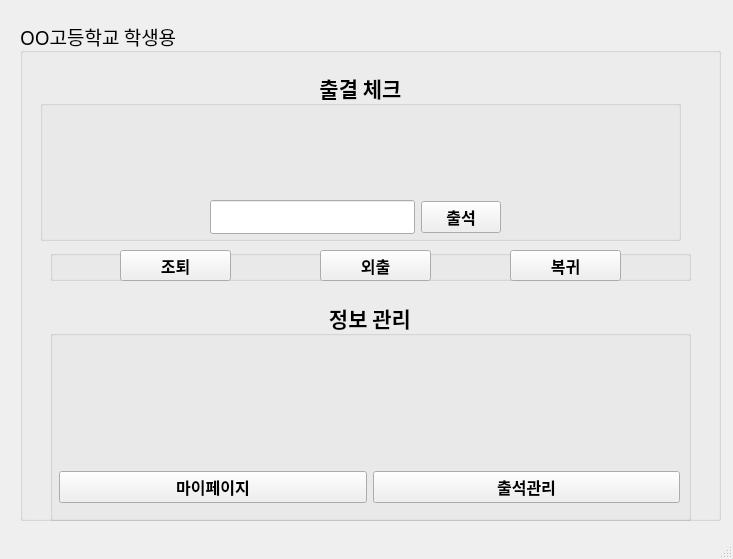
<?xml version="1.0" encoding="UTF-8"?>
<ui version="4.0">
 <class>MainWindow</class>
 <widget class="QMainWindow" name="MainWindow">
  <property name="geometry">
   <rect>
    <x>0</x>
    <y>0</y>
    <width>733</width>
    <height>559</height>
   </rect>
  </property>
  <property name="font">
   <font>
    <family>D2Coding</family>
    <pointsize>14</pointsize>
    <weight>75</weight>
    <bold>true</bold>
   </font>
  </property>
  <property name="windowTitle">
   <string>OO고등학교 출결관리앱</string>
  </property>
  <property name="animated">
   <bool>false</bool>
  </property>
  <widget class="QWidget" name="centralwidget">
   <widget class="QWidget" name="verticalLayoutWidget">
    <property name="geometry">
     <rect>
      <x>20</x>
      <y>20</y>
      <width>701</width>
      <height>501</height>
     </rect>
    </property>
    <layout class="QVBoxLayout" name="verticalLayout">
     <item>
      <layout class="QHBoxLayout" name="horizontalLayout">
       <item>
        <widget class="QGroupBox" name="groupBox">
         <property name="font">
          <font>
           <weight>50</weight>
           <bold>false</bold>
          </font>
         </property>
         <property name="contextMenuPolicy">
          <enum>Qt::CustomContextMenu</enum>
         </property>
         <property name="layoutDirection">
          <enum>Qt::LeftToRight</enum>
         </property>
         <property name="autoFillBackground">
          <bool>false</bool>
         </property>
         <property name="title">
          <string>OO고등학교 학생용</string>
         </property>
         <property name="alignment">
          <set>Qt::AlignLeading|Qt::AlignLeft|Qt::AlignVCenter</set>
         </property>
         <property name="flat">
          <bool>false</bool>
         </property>
         <property name="checkable">
          <bool>false</bool>
         </property>
         <widget class="QGroupBox" name="groupBox_2">
          <property name="geometry">
           <rect>
            <x>20</x>
            <y>50</y>
            <width>641</width>
            <height>171</height>
           </rect>
          </property>
          <property name="font">
           <font>
            <pointsize>16</pointsize>
            <weight>75</weight>
            <bold>true</bold>
           </font>
          </property>
          <property name="title">
           <string>출결 체크</string>
          </property>
          <property name="alignment">
           <set>Qt::AlignCenter</set>
          </property>
          <property name="flat">
           <bool>false</bool>
          </property>
          <property name="checkable">
           <bool>false</bool>
          </property>
          <widget class="QWidget" name="horizontalLayoutWidget_3">
           <property name="geometry">
            <rect>
             <x>170</x>
             <y>30</y>
             <width>291</width>
             <height>91</height>
            </rect>
           </property>
           <layout class="QHBoxLayout" name="horizontalLayout_3"/>
          </widget>
          <widget class="QLabel" name="LabelAtdcheck">
           <property name="geometry">
            <rect>
             <x>170</x>
             <y>30</y>
             <width>289</width>
             <height>89</height>
            </rect>
           </property>
           <property name="text">
            <string/>
           </property>
           <property name="pixmap">
            <pixmap>../image/다운로드 (6).png</pixmap>
           </property>
           <property name="alignment">
            <set>Qt::AlignCenter</set>
           </property>
          </widget>
          <widget class="QWidget" name="horizontalLayoutWidget_2">
           <property name="geometry">
            <rect>
             <x>170</x>
             <y>130</y>
             <width>291</width>
             <height>34</height>
            </rect>
           </property>
           <layout class="QHBoxLayout" name="horizontalLayout_2">
            <item>
             <widget class="QLineEdit" name="input_number"/>
            </item>
            <item>
             <widget class="QPushButton" name="btn_submit">
              <property name="font">
               <font>
                <pointsize>12</pointsize>
               </font>
              </property>
              <property name="text">
               <string>출석</string>
              </property>
             </widget>
            </item>
           </layout>
          </widget>
         </widget>
         <widget class="QGroupBox" name="groupBox_3">
          <property name="geometry">
           <rect>
            <x>30</x>
            <y>230</y>
            <width>641</width>
            <height>31</height>
           </rect>
          </property>
          <property name="title">
           <string/>
          </property>
          <widget class="QPushButton" name="btn_eal">
           <property name="geometry">
            <rect>
             <x>70</x>
             <y>0</y>
             <width>111</width>
             <height>31</height>
            </rect>
           </property>
           <property name="font">
            <font>
             <pointsize>12</pointsize>
             <weight>75</weight>
             <bold>true</bold>
            </font>
           </property>
           <property name="text">
            <string>조퇴</string>
           </property>
          </widget>
          <widget class="QPushButton" name="btn_out">
           <property name="geometry">
            <rect>
             <x>270</x>
             <y>0</y>
             <width>111</width>
             <height>31</height>
            </rect>
           </property>
           <property name="font">
            <font>
             <pointsize>12</pointsize>
             <weight>75</weight>
             <bold>true</bold>
            </font>
           </property>
           <property name="text">
            <string>외출</string>
           </property>
          </widget>
          <widget class="QPushButton" name="btn_cob">
           <property name="geometry">
            <rect>
             <x>460</x>
             <y>0</y>
             <width>111</width>
             <height>31</height>
            </rect>
           </property>
           <property name="font">
            <font>
             <pointsize>12</pointsize>
             <weight>75</weight>
             <bold>true</bold>
            </font>
           </property>
           <property name="text">
            <string>복귀</string>
           </property>
          </widget>
         </widget>
         <widget class="QGroupBox" name="groupBox_4">
          <property name="geometry">
           <rect>
            <x>30</x>
            <y>280</y>
            <width>641</width>
            <height>221</height>
           </rect>
          </property>
          <property name="font">
           <font>
            <pointsize>16</pointsize>
            <weight>75</weight>
            <bold>true</bold>
           </font>
          </property>
          <property name="title">
           <string>정보 관리</string>
          </property>
          <property name="alignment">
           <set>Qt::AlignCenter</set>
          </property>
          <widget class="QWidget" name="horizontalLayoutWidget">
           <property name="geometry">
            <rect>
             <x>9</x>
             <y>39</y>
             <width>621</width>
             <height>131</height>
            </rect>
           </property>
           <layout class="QHBoxLayout" name="horizontalLayout_4">
            <item>
             <widget class="QLabel" name="LabelMypage">
              <property name="text">
               <string/>
              </property>
              <property name="pixmap">
               <pixmap>../image/4543148.png</pixmap>
              </property>
              <property name="alignment">
               <set>Qt::AlignCenter</set>
              </property>
             </widget>
            </item>
            <item>
             <widget class="QLabel" name="LabelAtdMgmt">
              <property name="text">
               <string/>
              </property>
              <property name="pixmap">
               <pixmap>../image/attendance (2).png</pixmap>
              </property>
              <property name="alignment">
               <set>Qt::AlignCenter</set>
              </property>
             </widget>
            </item>
           </layout>
          </widget>
          <widget class="QWidget" name="horizontalLayoutWidget_4">
           <property name="geometry">
            <rect>
             <x>9</x>
             <y>170</y>
             <width>621</width>
             <height>34</height>
            </rect>
           </property>
           <layout class="QHBoxLayout" name="horizontalLayout_5">
            <item>
             <widget class="QPushButton" name="btn_my">
              <property name="font">
               <font>
                <pointsize>12</pointsize>
               </font>
              </property>
              <property name="text">
               <string>마이페이지</string>
              </property>
             </widget>
            </item>
            <item>
             <widget class="QPushButton" name="btn_atd">
              <property name="font">
               <font>
                <pointsize>12</pointsize>
               </font>
              </property>
              <property name="text">
               <string>출석관리</string>
              </property>
             </widget>
            </item>
           </layout>
          </widget>
         </widget>
        </widget>
       </item>
      </layout>
     </item>
    </layout>
   </widget>
  </widget>
  <widget class="QStatusBar" name="statusbar"/>
 </widget>
 <resources/>
 <connections/>
</ui>
